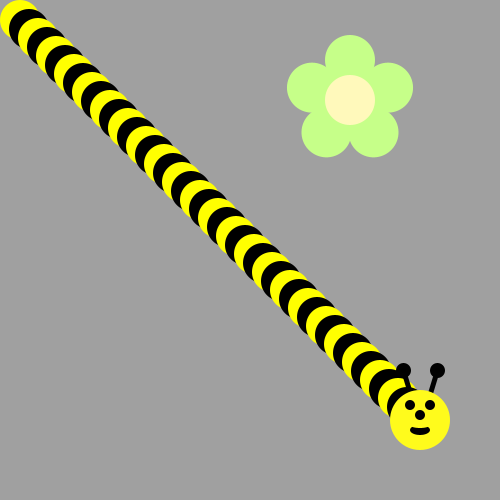
Frame 1 (no input)
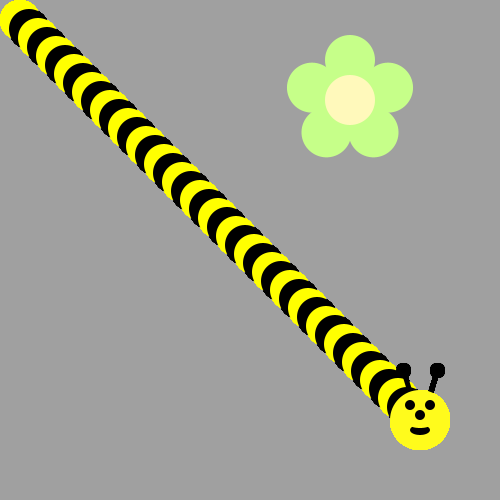
Frame 60 (the mouse pressed at the canvas centre just before this capture)
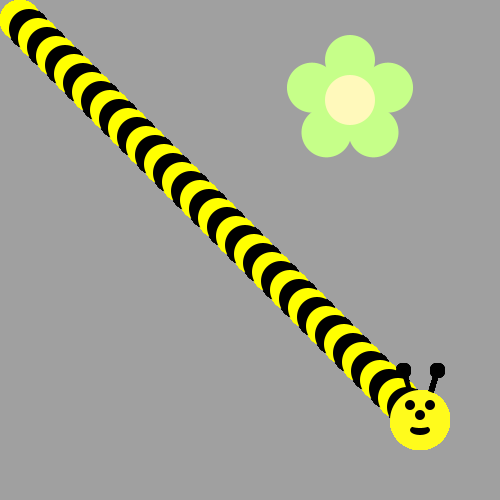
Frame 120 (the mouse held since frame 60 and released just before this capture)

The Processing sketch that drew these frames (run headless with seeded random() and noise(); from frame 60 on, the mouse is pressed at the canvas centre):

// Processing sketch: bumble_bee
// ── bumble_bee.pde

void setup() {
     ellipseMode(CENTER);
     size(500, 500);
     background(160, 160, 160);
     drawFlower(350, 100);
}

void draw() {
  
// First run the program and you should see a flower.  
  
  
/* Then, use a loop to make a body for the Bee! 
(see the image on the recipe, it's a diagonal line of circles)
Use remainder to make the colors alternate between yellow and black
*/
for (int i = 20; i < 420; i=i+9) {
    if (i % 2 == 0) {
      fill(255, 255, 0);
    }
    else {
      fill(0, 0, 0);
    }
    ellipse(i, i, 40, 40);
}


/*
Now put his head on using drawBeeFace(x,y)
*/
drawBeeFace(420, 420);
}

/**************   Use these methods but  DON'T CHANGE THE CODE BELOW  **************/

void drawFlower(int x, int y) {
     noStroke();
     translate(x, y);
     // draw 5 petals, rotating after each one
     fill(#c6ff89);      // green
      for (int i = 0; i < 5; i++) {
           ellipse(0, -40, 50, 50);
          rotate(radians(72));
     }
     fill(#fff9bb); // light yellow
     ellipse(0, 0, 50, 50);
} 
void drawBeeFace(int BeeFaceX, int BeeFaceY) {
     noStroke();
     fill(0, 0, 0);
     stroke(1);
     strokeWeight(5);
     line(BeeFaceX-10, BeeFaceY-27, BeeFaceX-17, BeeFaceY-50);
     line(BeeFaceX+10, BeeFaceY-27, BeeFaceX+17, BeeFaceY-50);
     ellipse(BeeFaceX-17, BeeFaceY-50, 10, 10);
     ellipse(BeeFaceX+17, BeeFaceY-50, 10, 10);
     noStroke();
     fill(255, 251, 28);
     ellipse(BeeFaceX, BeeFaceY, 60, 60); // face
     fill(255, 237, 209);
     fill(0,0,0);
      ellipse(BeeFaceX-10, BeeFaceY-15, 10, 10); // eyes
     ellipse(BeeFaceX+10, BeeFaceY-15, 10, 10);
      ellipse(BeeFaceX, BeeFaceY-5, 10, 10); // nose
      ellipse(BeeFaceX, BeeFaceY+10, 20, 10);// mouth
     fill(255, 251, 28);
     ellipse(BeeFaceX, BeeFaceY+5, 20, 6);
}
